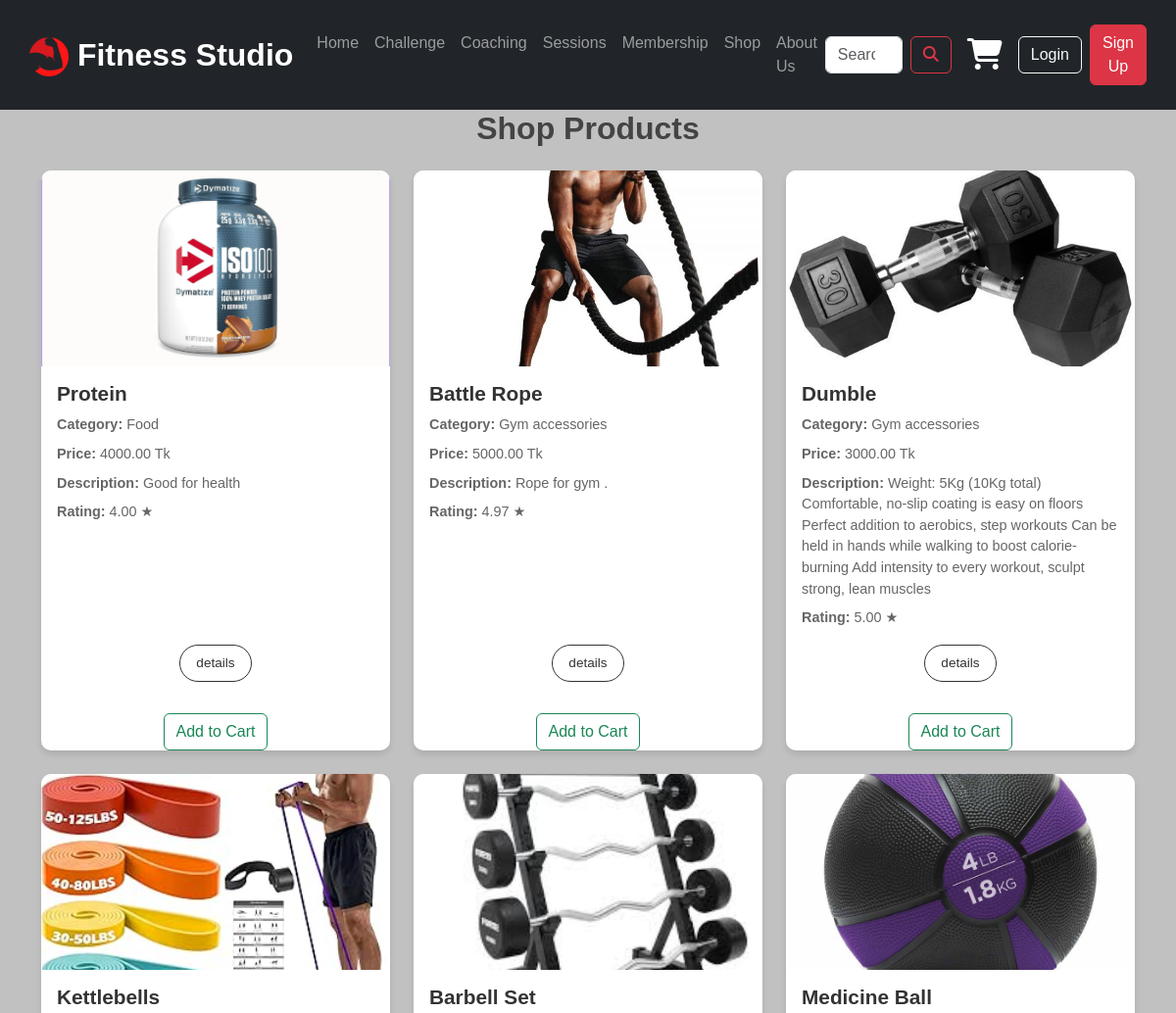
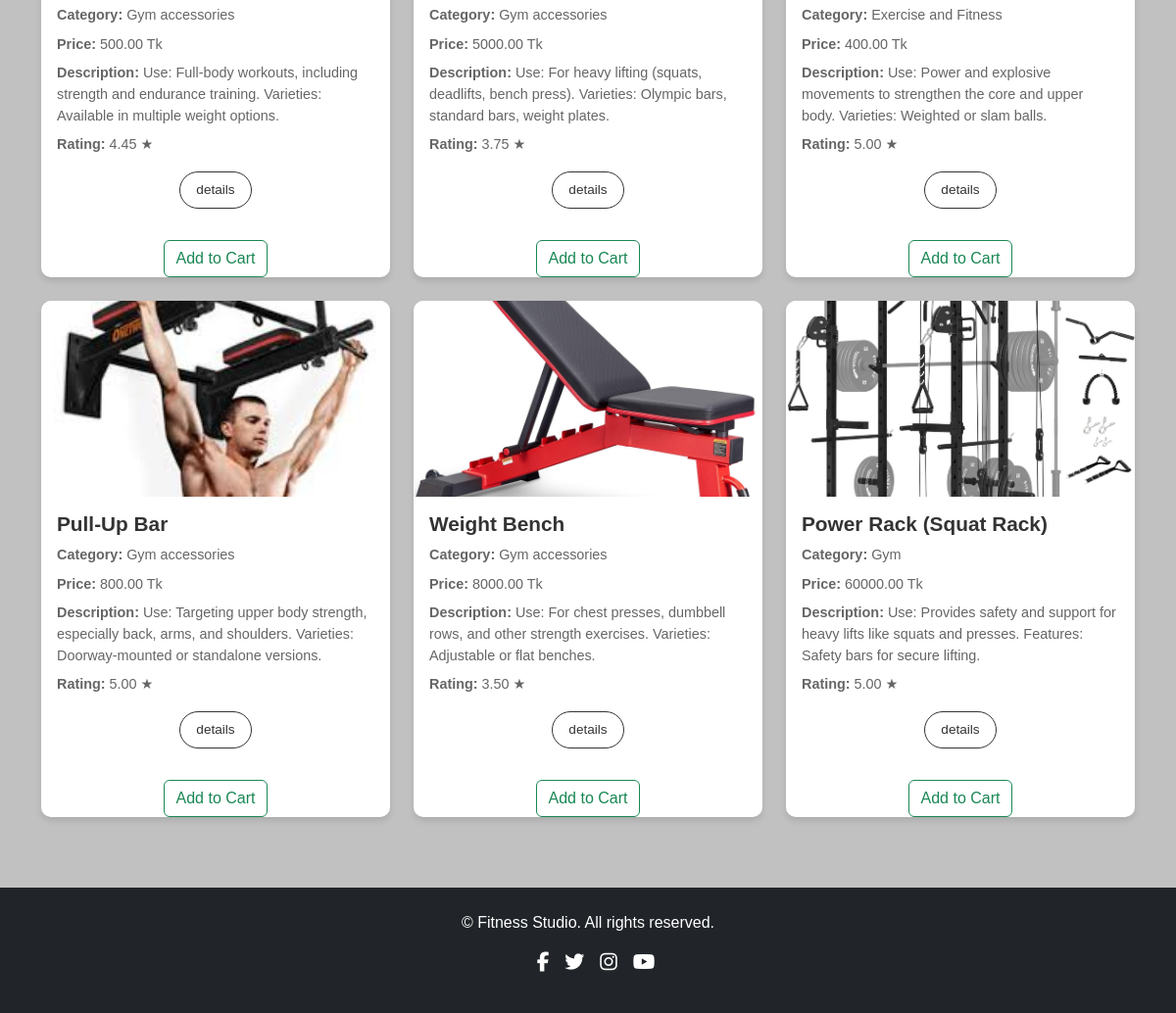
Screenshot of /products/ with the database file from the repository (2 pictures, top to bottom).
### Fitness/models.py (models this page shows, shortened)
class Productz(models.Model):
        objects = None
        name = models.CharField(max_length=100)
        p_id = models.UUIDField(
            primary_key=True,
            default=uuid.uuid4,
            editable=False,
        )
        category = models.CharField(max_length=50)
        price = models.DecimalField(max_digits=10, decimal_places=2)
        stock_quantity = models.IntegerField()
        image = models.ImageField(upload_to='product_images/', blank=True, null=True)
        description = models.TextField()
        rating = models.DecimalField(max_digits=3, decimal_places=2, default=0)

### Fitness/views.py (the view)
# urls.py: path('products/', f_views.products, name='products'),
def products(request):
    query = request.GET.get('q', '')
    products = Productz.objects.all()
    if query:
        products = products.filter(
            models.Q(name__icontains=query) |
            models.Q(category__icontains=query) |
            models.Q(description__icontains=query)
        )
    context = {
        'products': products,
        'query': query,
    }
    return render(request, template_name='Fitness/products.html', context=context)

### templates/Fitness/products.html (shortened to what this page needs)
{% extends 'base.html' %}
{% load static %}
{% block content %}
<link rel="stylesheet" href="{%static 'pro.css'%}">
 <div class="container ">
    <h1 class="text-center mb-4">Shop Products</h1>
    <div class="row">
        {% for product in products %}
        <div class="col-md-4 mb-4">
            <div class="card h-100">
                {% if product.image %}
                <img src="{{ product.image.url }}" class="card-img-top" alt="{{ product.name }}" style="width: 100%; height: 200px; object-fit: cover;">
                {% else %}
                <img src="https://via.placeholder.com/150" class="card-img-top" alt="No Image Available" style="width: 100%; height: 200px; object-fit: cover;">
                {% endif %}
                <div class="card-body">
                    <h5 class="card-title">{{ product.name }}</h5>
                    <p class="card-text"><strong>Category:</strong> {{ product.category }}</p>
                    <p class="card-text"><strong>Price:</strong> {{ product.price }} Tk</p>
                    <p class="card-text"><strong>Description:</strong> {{ product.description }}</p>
                    <p class="card-text"><strong>Rating:</strong> {{ product.rating }} &#9733;</p>
                </div>
                    <div class="card-footer p-4 pt-0 border-top-0 bg-transparent">
                        <div class="text-center"><a class="btn btn-outline-dark mt-auto" href="{% url 'product_details' product.p_id %}">details</a></div>
                    </div>
                <div class="text-center mt-2">
    <form method="post" action="{% url 'add_to_cart' product.p_id %}">
        <button type="submit" class="btn btn-outline-success mt-auto">Add to Cart</button>
    </form>
</div>
            </div>
        </div>
        {% endfor %}
    </div>
</div>
{% endblock %}

### static/base.css (style rules this page uses)
body { font-family: 'Roboto', sans-serif; background-color: #1a1a1a; color: #fff; }
p { color: #fff; }

### static/Pro.css (style rules this page uses)
body { background-color: rgb(193, 193, 193); font-family: 'Arial', sans-serif; }
.card { border: 2px; border-radius: 10px; box-shadow: 0 4px 6px rgba(0, 0, 0, 0.1); overflow: hidden; transition: transform 0.3s, box-shadow 0.3s; background-color: #ffffff; }
.card-img-top { border-top-left-radius: 10px; border-top-right-radius: 10px; object-fit: cover; height: 200px; }
.card-title { font-size: 1.3rem; font-weight: bold; color: #333; text-transform: capitalize; }
.card-text { font-size: 0.9rem; color: #666; margin-bottom: 0.5rem; }
.card-footer { background-color: #f8f9fa; text-align: center; padding: 15px; }
.btn-outline-dark { font-size: 0.85rem; padding: 8px 16px; border-radius: 20px; border: 1px solid #333; color: #333; transition: all 0.3s ease; }
h1 { font-size: 2rem; color: #444; margin-bottom: 20px; font-weight: bold; }

### rows the page displays
Productz: image (picture), name "Protein", category "Food", price "4000.00", description "Good for health", rating "4.00"
Productz: image (picture), name "Battle Rope", category "Gym accessories", price "5000.00", description "Rope for gym .", rating "4.97"
Productz: image (picture), name "Dumble", category "Gym accessories", price "3000.00", description "Weight: 5Kg (10Kg total) Comfortable, no-slip coating is easy on floors Perfect addition to aerobics, step workouts Can be held in hands while walking to boost calorie-burning Add intensity to every workout, sculpt strong, lean muscles", rating "5.00"
Productz: image (picture), name "Kettlebells", category "Gym accessories", price "500.00", description "Use: Full-body workouts, including strength and endurance training. Varieties: Available in multiple weight options.", rating "4.45"
Productz: image (picture), name "Barbell Set", category "Gym accessories", price "5000.00", description "Use: For heavy lifting (squats, deadlifts, bench press). Varieties: Olympic bars, standard bars, weight plates.", rating "3.75"
Productz: image (picture), name "Medicine Ball", category "Exercise and Fitness", price "400.00", description "Use: Power and explosive movements to strengthen the core and upper body. Varieties: Weighted or slam balls.", rating "5.00"
Productz: image (picture), name "Pull-Up Bar", category "Gym accessories", price "800.00", description "Use: Targeting upper body strength, especially back, arms, and shoulders. Varieties: Doorway-mounted or standalone versions.", rating "5.00"
Productz: image (picture), name "Weight Bench", category "Gym accessories", price "8000.00", description "Use: For chest presses, dumbbell rows, and other strength exercises. Varieties: Adjustable or flat benches.", rating "3.50"
Productz: image (picture), name "Power Rack (Squat Rack)", category "Gym", price "60000.00", description "Use: Provides safety and support for heavy lifts like squats and presses. Features: Safety bars for secure lifting.", rating "5.00"
